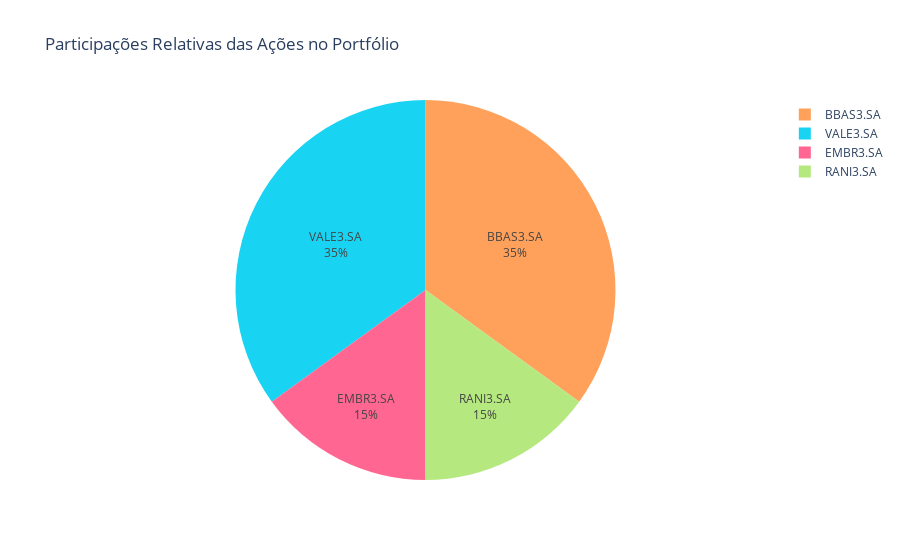

This figure's notebook cell:
### Code cell
# Gráfico de pizza
fig = px.pie(df_pie,
             names='Ativo',
             values='Peso',
             title='Participações Relativas das Ações no Portfólio',
             color='Ativo',
             color_discrete_map=cores_personalizadas)

fig.update_traces(textinfo='percent+label', hole=0)  # hole=0 remove o buraco

fig.show()

### Figure 1 — Plotly figure (JSON) as saved in the notebook; plotly's stock layout.template omitted (floating-point values rounded to 4 significant figures)
{"data": [{"customdata": [["BBAS3.SA"], ["VALE3.SA"], ["EMBR3.SA"], ["RANI3.SA"]], "domain": {"x": [0, 1], "y": [0, 1]}, "hole": 0, "hovertemplate": "Ativo=%{customdata[0]}<br>Peso=%{value}<extra></extra>", "labels": ["BBAS3.SA", "VALE3.SA", "EMBR3.SA", "RANI3.SA"], "legendgroup": "", "marker": {"colors": ["#FFA15A", "#19d3f3", "#FF6692", "#B6E880"]}, "name": "", "showlegend": true, "textinfo": "percent+label", "type": "pie", "values": [0.35, 0.35, 0.15, 0.15]}], "layout": {"legend": {"tracegroupgap": 0}, "title": {"text": "Participações Relativas das Ações no Portfólio"}}}
